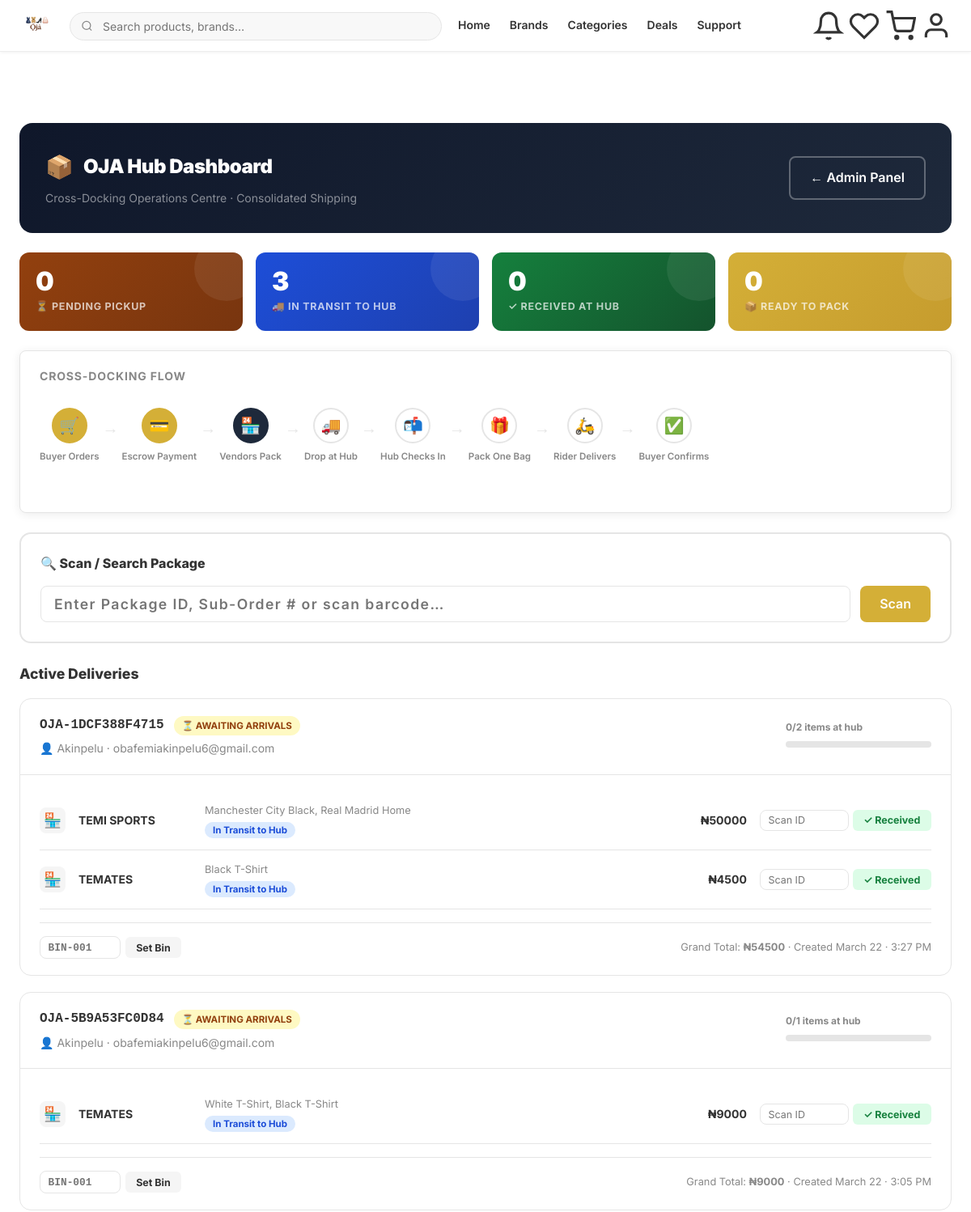
Page /hub/ (signed in, upper part) on the earlier database version.
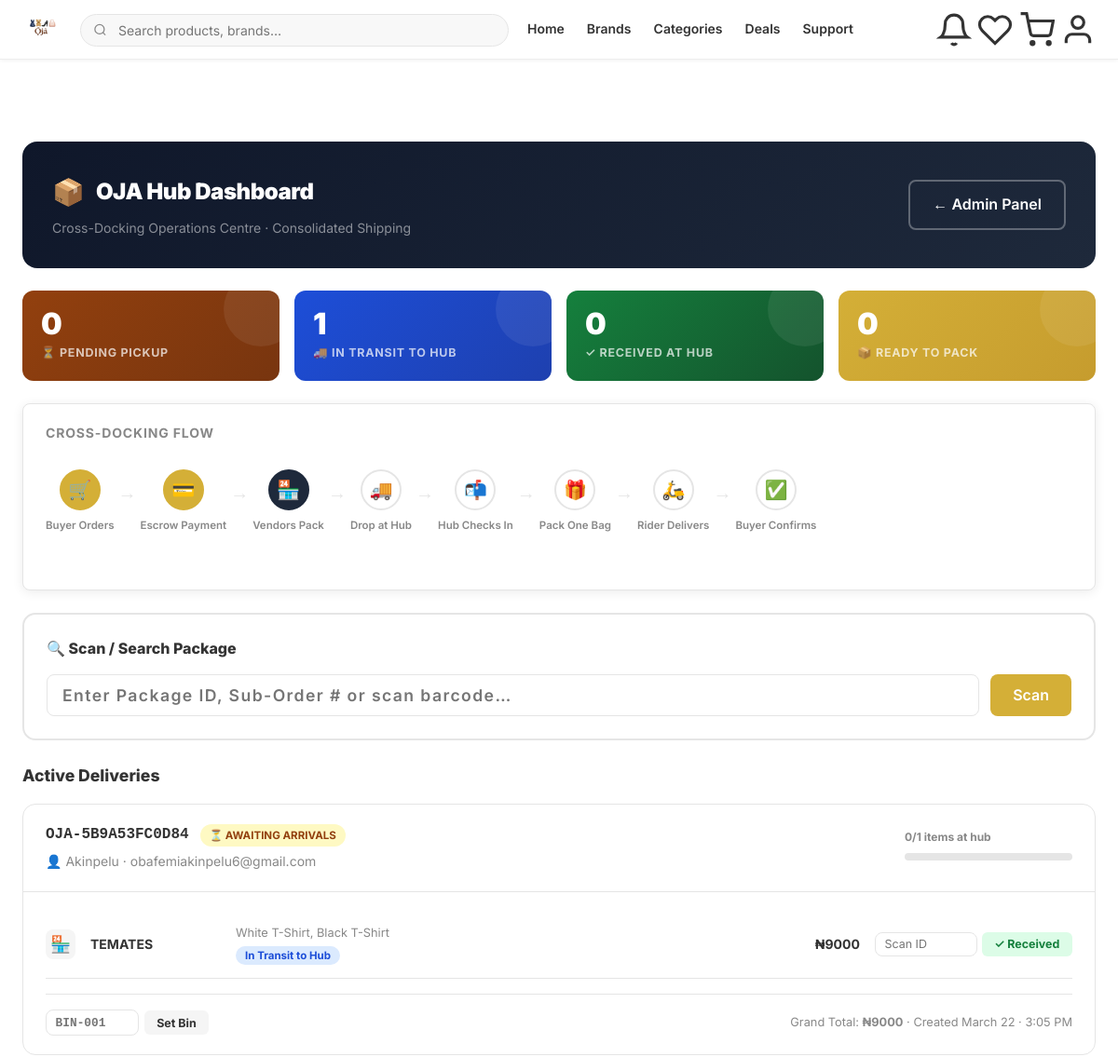
Same page on the later database version.
### marketplace/models.py (models this page shows, shortened)
class MasterOrder(models.Model):
    MASTER_STATUS = [
        ('awaiting_payment',    'Awaiting Payment'),
        ('awaiting_arrivals',   'Awaiting Arrivals at Hub'),
        ('ready_for_packaging', 'Ready for Final Packaging'),
        ('packaged',            'Packaged for Customer'),
        ('out_for_delivery',    'Out for Delivery'),
        ('delivered',           'Delivered to Customer'),
        ('confirmed',           'Buyer Confirmed'),
        ('cancelled',           'Cancelled'),
    ]
    payment_reference = models.CharField(max_length=100, unique=True)
    buyer             = models.ForeignKey(User, on_delete=models.CASCADE, related_name='master_orders')
    delivery_zone     = models.ForeignKey('CampusZone', on_delete=models.SET_NULL, null=True, blank=True)
    delivery_address  = models.TextField(blank=True)
    runner_note       = models.TextField(blank=True)
    status            = models.CharField(max_length=25, choices=MASTER_STATUS, default='awaiting_payment')
    grand_total       = models.DecimalField(max_digits=12, decimal_places=2, default=Decimal('0.00'))
    hub_bin           = models.CharField(max_length=20, blank=True, help_text='Physical bin/bag label at hub e.g. BIN-042')
    packaged_at       = models.DateTimeField(null=True, blank=True)
    dispatched_at     = models.DateTimeField(null=True, blank=True)
    delivered_at      = models.DateTimeField(null=True, blank=True)
    created_at        = models.DateTimeField(auto_now_add=True)
    updated_at        = models.DateTimeField(auto_now=True)
    class Meta:
        ordering = ['-created_at']
    @property
    def total_sub_orders(self):
        return self.orders.count()
    @property
    def arrived_count(self):
        return self.orders.filter(hub_status='received_at_hub').count()

class User(AbstractUser):
    USER_TYPE_CHOICES = [
        ('customer', 'Customer'),
        ('seller', 'Seller'),
        ('admin', 'Admin'),
    ]
    user_type = models.CharField(max_length=10, choices=USER_TYPE_CHOICES, default='customer')
    avatar = models.ImageField(upload_to='avatars/', blank=True, null=True)
    phone = models.CharField(max_length=20, blank=True)
    profile_complete = models.BooleanField(default=False)
    matric_number = models.CharField(max_length=30, blank=True)
    student_id_image = models.ImageField(upload_to='student_ids/', blank=True, null=True)
    student_verified = models.BooleanField(default=False)
    university = models.CharField(max_length=200, blank=True)
    bank_name = models.CharField(max_length=100, blank=True)
    account_number = models.CharField(max_length=20, blank=True)
    account_holder_name = models.CharField(max_length=100, blank=True)
    bank_code = models.CharField(max_length=10, blank=True)
    latitude  = models.DecimalField(max_digits=10, decimal_places=7, null=True, blank=True)
    longitude = models.DecimalField(max_digits=10, decimal_places=7, null=True, blank=True)
    campus_area = models.CharField(max_length=200, blank=True, help_text='e.g. Moremi Hall, Faculty of Science')

class Order(models.Model):
    STATUS_CHOICES = [
        ('pending',   'Pending Payment'),
        ('paid',      'Paid — In Escrow'),
        ('shipped',   'Out for Delivery'),
        ('delivered', 'Delivered'),
        ('confirmed', 'Buyer Confirmed — Funds Released'),
        ('disputed',  'Disputed'),
        ('cancelled', 'Cancelled'),
        ('refunded',  'Refunded'),
    ]
    buyer = models.ForeignKey(User, on_delete=models.CASCADE, related_name='orders')
    brand = models.ForeignKey(Brand, on_delete=models.CASCADE, related_name='orders')
    delivery_zone = models.ForeignKey(CampusZone, on_delete=models.SET_NULL, null=True, blank=True)
    delivery_address = models.TextField(blank=True)
    delivery_fee = models.DecimalField(max_digits=8, decimal_places=2, default=Decimal('0.00'))
    runner_note = models.TextField(blank=True)
    phone = models.CharField(max_length=20, blank=True)
    delivery_lat  = models.DecimalField(max_digits=10, decimal_places=7, null=True, blank=True)
    delivery_lng  = models.DecimalField(max_digits=10, decimal_places=7, null=True, blank=True)
    subtotal = models.DecimalField(max_digits=12, decimal_places=2, default=Decimal('0.00'))
    commission_amount = models.DecimalField(max_digits=10, decimal_places=2, default=Decimal('0.00'))
    vendor_payout = models.DecimalField(max_digits=12, decimal_places=2, default=Decimal('0.00'))
    total = models.DecimalField(max_digits=12, decimal_places=2, default=Decimal('0.00'))
    status = models.CharField(max_length=20, choices=STATUS_CHOICES, default='pending')
    escrow_held_at = models.DateTimeField(null=True, blank=True)
    funds_released_at = models.DateTimeField(null=True, blank=True)
    confirmed_at = models.DateTimeField(null=True, blank=True)
    payment_reference = models.CharField(max_length=100, blank=True)
    master_order = models.ForeignKey(
        'MasterOrder', on_delete=models.SET_NULL, null=True, blank=True,
        related_name='orders'
    )
    hub_status = models.CharField(max_length=30, choices=[
        ('pending_vendor_shipment', 'Pending — Vendor to Ship to Hub'),
        ('in_transit_to_hub',       'In Transit to Hub'),
        ('received_at_hub',         'Received at Hub'),
        ('packaged_for_customer',   'Packaged for Customer'),
    ], default='pending_vendor_shipment')
    hub_received_at  = models.DateTimeField(null=True, blank=True)
    package_scan_id  = models.CharField(max_length=50, blank=True, unique=False,
        help_text='Vendor-generated package ID scanned at the hub')
    created_at = models.DateTimeField(auto_now_add=True)
    updated_at = models.DateTimeField(auto_now=True)
    class Meta:
        ordering = ['-created_at']

class Brand(models.Model):
    TIER_FREE = 'free'
    TIER_PRO = 'pro'
    TIER_CHOICES = [(TIER_FREE, 'Free'), (TIER_PRO, 'Pro')]
    FREE_PRODUCT_LIMIT = 5
    seller = models.OneToOneField(User, on_delete=models.CASCADE, related_name='brand',
        limit_choices_to={'user_type': 'seller'})
    name = models.CharField(max_length=200, unique=True)
    description = models.TextField(blank=True)
    logo = models.ImageField(upload_to='brand_logos/', blank=True, null=True)
    is_verified = models.BooleanField(default=False)
    established = models.CharField(max_length=4, blank=True)
    location = models.CharField(max_length=200, blank=True)
    rating = models.DecimalField(max_digits=3, decimal_places=2, default=Decimal('0.0'))
    followers = models.ManyToManyField(User, related_name='followed_brands', blank=True,
        limit_choices_to={'user_type': 'customer'})
    tier = models.CharField(max_length=10, choices=TIER_CHOICES, default=TIER_FREE)
    tier_expires_at = models.DateTimeField(null=True, blank=True)
    is_promoted = models.BooleanField(default=False)
    promoted_until = models.DateTimeField(null=True, blank=True)
    whatsapp = models.CharField(max_length=20, blank=True)
    instagram = models.CharField(max_length=100, blank=True)
    twitter = models.CharField(max_length=100, blank=True)
    tiktok = models.CharField(max_length=100, blank=True)
    website = models.URLField(blank=True)
    business_category = models.CharField(max_length=100, blank=True)
    business_type = models.CharField(max_length=100, blank=True)
    address = models.TextField(blank=True)
    city = models.CharField(max_length=100, blank=True)
    country = models.CharField(max_length=100, blank=True, default='Nigeria')
    tax_id = models.CharField(max_length=50, blank=True)
    commission_rate = models.DecimalField(max_digits=5, decimal_places=2, default=Decimal('3.00'))
    wallet_balance = models.DecimalField(max_digits=12, decimal_places=2, default=Decimal('0.00'))
    wallet_pending = models.DecimalField(max_digits=12, decimal_places=2, default=Decimal('0.00'))
    wallet_total_earned = models.DecimalField(max_digits=12, decimal_places=2, default=Decimal('0.00'))
    created_at = models.DateTimeField(auto_now_add=True)

class OrderItem(models.Model):
    order = models.ForeignKey(Order, on_delete=models.CASCADE, related_name='items')
    product = models.ForeignKey(Product, on_delete=models.SET_NULL, null=True)
    product_name = models.CharField(max_length=200)
    product_price = models.DecimalField(max_digits=12, decimal_places=2)
    quantity = models.PositiveIntegerField(default=1)

### marketplace/views.py (the view, shortened to what this page needs)
# urls.py: path('hub/', views.hub_dashboard, name='hub_dashboard'),
@login_required
def hub_dashboard(request):
    if request.user.user_type != 'admin':
        messages.error(request, 'Hub access restricted to admins.')
        return redirect('home')
    pending_arrivals  = Order.objects.filter(hub_status='pending_vendor_shipment', status='paid').count()
    in_transit        = Order.objects.filter(hub_status='in_transit_to_hub').count()
    at_hub            = Order.objects.filter(hub_status='received_at_hub').count()
    ready_to_pack     = MasterOrder.objects.filter(status='ready_for_packaging').count()
    active_masters = MasterOrder.objects.filter(
        status__in=['awaiting_arrivals', 'ready_for_packaging', 'packaged']
    ).prefetch_related('orders__brand', 'orders__items').select_related('buyer', 'delivery_zone')
    scan_result = None
    scan_query  = request.GET.get('scan', '').strip()
    return render(request, 'marketplace/hub_dashboard.html', {
        'pending_arrivals': pending_arrivals,
        'in_transit':       in_transit,
        'at_hub':           at_hub,
        'ready_to_pack':    ready_to_pack,
        'active_masters':   active_masters,
        'scan_result':      scan_result,
        'scan_query':       scan_query,
    })

### marketplace/context_processors.py (called while the page is built)
def cart_context(request):
    if request.user.is_authenticated:
        cart_count = CartItem.objects.filter(user=request.user).values_list(
            'quantity', flat=True
        )
        return {'cart_count': sum(cart_count)}
    return {'cart_count': 0}

def notification_context(request):
    if request.user.is_authenticated:
        unread_count = Notification.objects.filter(
            recipient=request.user,  # only personal notifications, not broadcasts
            is_read=False
        ).count()
        return {'unread_notifications': unread_count}
    return {'unread_notifications': 0}

### marketplace/templates/marketplace/hub_dashboard.html (shortened to what the changed rows need)
{% extends 'marketplace/base.html' %}
{% block content %}
<div class="hub-wrap">
  <div class="hub-stats">
    <div class="hub-stat hs-transit">
      <div class="hub-stat-val">{{ in_transit }}</div>
      <div class="hub-stat-label">🚚 In Transit to Hub</div>
    </div>
  </div>
  {% if active_masters %}
  {% for master in active_masters %}
  <div class="master-card">
    <div class="master-head">
      <div>
        <div style="display:flex;align-items:center;gap:.75rem;flex-wrap:wrap">
          <span class="master-ref">{{ master.payment_reference|truncatechars:20 }}</span>
          <span class="hs-badge
            {% if master.status == 'ready_for_packaging' %}ms-ready
            {% elif master.status == 'packaged' %}ms-packaged
            {% elif master.status == 'out_for_delivery' %}ms-dispatched
            {% else %}ms-awaiting{% endif %}">
            {% if master.status == 'ready_for_packaging' %}🎁 READY TO PACK
            {% elif master.status == 'packaged' %}📦 PACKAGED
            {% elif master.status == 'out_for_delivery' %}🛵 OUT FOR DELIVERY
            {% else %}⏳ AWAITING ARRIVALS{% endif %}
          </span>
        </div>
        <div class="master-buyer" style="margin-top:.3rem">
          👤 {{ master.buyer.first_name|default:master.buyer.username }} · {{ master.buyer.email }}
        </div>
      </div>
      <div style="min-width:180px">
        <div style="font-size:.75rem;font-weight:700;color:var(--text-muted);margin-bottom:.3rem">
          {{ master.arrived_count }}/{{ master.total_sub_orders }} items at hub
        </div>
        <div class="hub-progress">
        </div>
      </div>
    </div>
    <div class="master-body">
      {% for sub in master.orders.all %}
      <div class="sub-row">
        <div style="min-width:32px;height:32px;border-radius:8px;background:var(--gray-light);display:flex;align-items:center;justify-content:center;font-size:1.1rem;flex-shrink:0">🏪</div>
        <div class="sub-vendor">{{ sub.brand.name }}</div>
        <div class="sub-items">
          {% for item in sub.items.all %}{{ item.product_name }}{% if not forloop.last %}, {% endif %}{% endfor %}
          <div style="margin-top:.2rem">
            <span class="hs-badge hs-{% if sub.hub_status == 'pending_vendor_shipment' %}pending_vendor{% elif sub.hub_status == 'in_transit_to_hub' %}in_transit{% elif sub.hub_status == 'received_at_hub' %}received{% else %}packaged{% endif %}">
              {{ sub.get_hub_status_display }}
            </span>
          </div>
        </div>
        <div style="font-weight:700;font-size:.875rem;white-space:nowrap">₦{{ sub.subtotal|floatformat:0 }}</div>
        <div class="sub-actions">
          {% if sub.hub_status == 'in_transit_to_hub' or sub.hub_status == 'pending_vendor_shipment' %}
          <form method="post" style="display:flex;gap:.3rem;align-items:center">{% csrf_token %}
            <input type="text" name="scan_id" placeholder="Scan ID" class="input-field" style="width:110px;padding:.3rem .6rem;font-size:.78rem">
            <button type="submit" class="btn-hub-sm btn-receive">✓ Received</button>
          </form>
          {% elif sub.hub_status == 'received_at_hub' %}
          <span style="color:#15803d;font-size:.8rem;font-weight:700">✓ At Hub{% if sub.hub_received_at %} · {{ sub.hub_received_at|date:"g:i A" }}{% endif %}</span>
          {% endif %}
        </div>
      </div>
      {% endfor %}
      <div style="display:flex;gap:.75rem;margin-top:1rem;padding-top:1rem;border-top:1px solid var(--border);flex-wrap:wrap;align-items:center">
        <form method="post" style="display:flex;gap:.35rem;align-items:center">{% csrf_token %}
          <input type="text" name="bin_label" value="{{ master.hub_bin }}" placeholder="BIN-001" class="input-field" style="width:100px;padding:.35rem .6rem;font-size:.8rem;font-family:monospace;font-weight:700">
          <button type="submit" class="btn-hub-sm" style="background:var(--gray-light);color:var(--gray-dark)">Set Bin</button>
        </form>
        <div style="margin-left:auto;font-size:.8rem;color:var(--text-muted)">
          Grand Total: <strong>₦{{ master.grand_total|floatformat:0 }}</strong> ·
          Created {{ master.created_at|date:"N j · g:i A" }}
        </div>
      </div>
    </div>
  </div>
  {% endfor %}
  {% else %}
  <div class="empty-state">
    <div class="empty-icon">📦</div>
    <h3>No active deliveries</h3>
    <p class="text-muted">Active master orders will appear here once payment is confirmed.</p>
  </div>
  {% endif %}
</div>
{% endblock %}

Differences in the rows shown:
no longer on this page (row edited): MasterOrder: payment_reference "OJA-1DCF388F4715", shows "⏳ AWAITING ARRIVALS", buyer.first_name "Akinpelu", buyer.email "obafemiakinpelu6@gmail.com", arrived_count "0", total_sub_orders "2", grand_total "54500", created_at "March 22 · 3:27 PM"
no longer on this page (row edited): Order: brand.name "TEMI SPORTS", hub_status "In Transit to Hub", subtotal "50000", shown under "OJA-1DCF388F4715"
no longer on this page (row unchanged): OrderItem: product_name "Manchester City Black", shown under "TEMI SPORTS"
no longer on this page (row unchanged): OrderItem: product_name "Real Madrid Home", shown under "TEMI SPORTS"
no longer on this page (row edited): Order: brand.name "TEMATES", hub_status "In Transit to Hub", subtotal "4500", shown under "OJA-1DCF388F4715"
no longer on this page (row unchanged): OrderItem: product_name "Black T-Shirt", shown under "TEMATES"
Other differences:
{{ in_transit }}: "3" → "1"
